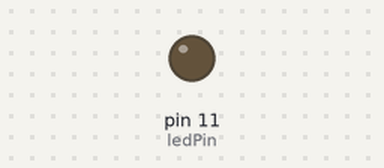
Recording of a sketch running on a simulated Arduino Uno, built with avr-gcc and run on an emulated ATmega328P. On the bench: output pins drawn as LEDs (lit = HIGH).

Above: at 0.15 s.
Timing chart, 0 to 1.6 s (numbered marks = the images above):
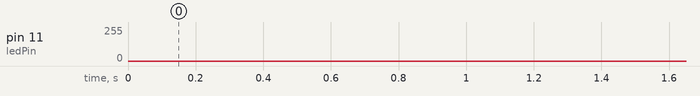

The sketch:

03-pwm.ino
```cpp
const int ledPin = 11;

void setup() {
  pinMode(ledPin, OUTPUT);
}

void loop() {
  for (int i = 0; i < 255; i++) {
    analogWrite(ledPin, i);
    delay(5);
  }

  for (int i = 255; i > 0; i--) {
    analogWrite(ledPin, i);
    delay(5);
  }

}
```
